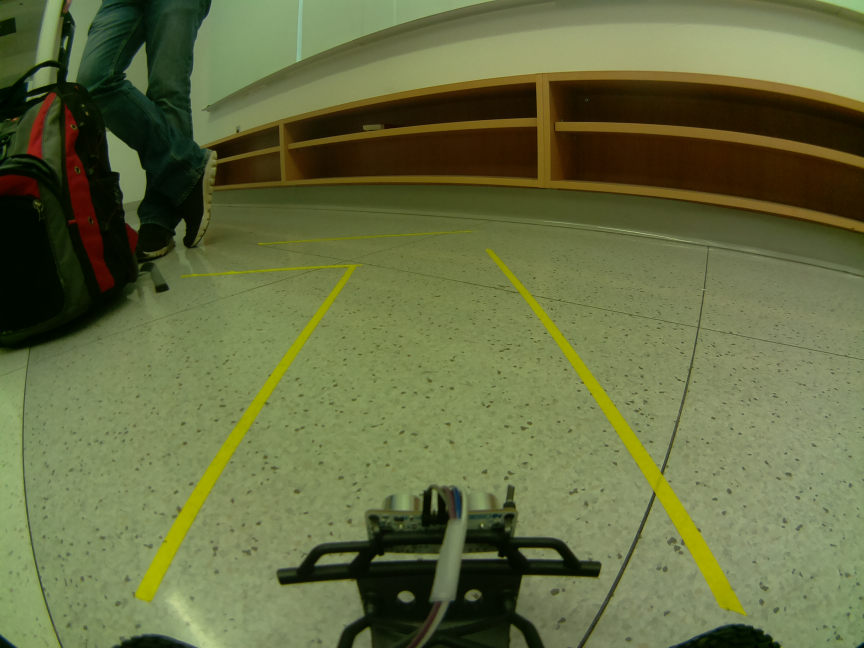
#> input picture edgeDetect/test.jpg, 2592 x 1944 px, given in place of the camera (shown at 1/3 size)
$ python laneDetectCurve.py   (older library calls are emulated)
#> lines starting #> are read from the running program, lines starting #| are printed output that depends on the picture; after the words box and inside, x2 and y2 are one past the last pixel; in counts of white or black regions, pixels touching at a corner belong together
import numpy as np
import pandas as pd
import cv2
import matplotlib.pyplot as plt
import matplotlib.image as mpimg
import pickle
import io
import os
import glob

global frame_count
frame_count=0


def abs_sobel_thresh(img, orient='x', thresh=(0,255)):
    # Convert to grayscale
    gray = cv2.cvtColor(img, cv2.COLOR_BGR2GRAY)
    # Apply x or y gradient with the OpenCV Sobel() function
    # and take the absolute value
    if orient == 'x':
        abs_sobel = np.absolute(cv2.Sobel(gray, cv2.CV_64F, 1, 0))
    if orient == 'y':
        abs_sobel = np.absolute(cv2.Sobel(gray, cv2.CV_64F, 0, 1))
    # Rescale back to 8 bit integer
    scaled_sobel = np.uint8(255*abs_sobel/np.max(abs_sobel))
    # Create a copy and apply the threshold
    binary_output = np.zeros_like(scaled_sobel)
    # Here I'm using inclusive (>=, <=) thresholds, but exclusive is ok too
    binary_output[(scaled_sobel >= thresh[0]) & (scaled_sobel <= thresh[1])] = 1

    # Return the result
    return binary_output


def mag_threshold(img, sobel_kernel=3, thresh=(0, 255)):
    # 1) Convert to grayscale
    gray = cv2.cvtColor(img, cv2.COLOR_BGR2GRAY)
    # 2) Take the gradient in x and y separately
    x = cv2.Sobel(gray, cv2.CV_64F, 1, 0, ksize=sobel_kernel)
    y = cv2.Sobel(gray, cv2.CV_64F, 0, 1, ksize=sobel_kernel)
    # 3) Calculate the xy magnitude
    mag = np.sqrt(x**2 + y**2)
    # 4) Scale to 8-bit (0 - 255) and convert to type = np.uint8
    scale = np.max(mag)/255
    eightbit = (mag/scale).astype(np.uint8)
    # 5) Create a binary mask where mag thresholds are met
    binary_output = np.zeros_like(eightbit)
    binary_output[(eightbit > thresh[0]) & (eightbit < thresh[1])] =1
    return binary_output


def dir_threshold(img, sobel_kernel=3, thresh=(0, np.pi/2)):
    # 1) Convert to grayscale
    gray = cv2.cvtColor(img, cv2.COLOR_BGR2GRAY)
    # 2) Take the gradient in x and y separately
    x = np.absolute(cv2.Sobel(gray, cv2.CV_64F, 1, 0, ksize=sobel_kernel))
    y = np.absolute(cv2.Sobel(gray, cv2.CV_64F, 0, 1, ksize=sobel_kernel))
    # 4) Use np.arctan2(abs_sobely, abs_sobelx) to calculate the direction of the gradient
    direction = np.arctan2(y, x)
    binary_output = np.zeros_like(direction)
    binary_output[(direction > thresh[0]) & (direction < thresh[1])] = 1
    return binary_output

# [11 lines left out: function hls_select, not called in this run]


def red_select(img, thresh=(0, 255)):
    rgb_img = cv2.cvtColor(img, cv2.COLOR_BGR2RGB)
    # Apply a threshold to the R channel
    R = rgb_img[:,:,0]
    # Return a binary image of threshold result
    binary_output = np.zeros_like(R)
    binary_output[(R > thresh[0]) & (R <=thresh[1])] = 1

    return binary_output

def binary_pipeline(img):

    img_copy = cv2.GaussianBlur(img, (3, 3), 0)
    #img_copy = np.copy(img)

    # color channels
    #s_binary = hls_select(img_copy, sthresh=(140, 255), lthresh=(120, 255))
    red_binary = red_select(img_copy, thresh=(0,80))

    # Sobel x
    x_binary = abs_sobel_thresh(img_copy,thresh=(25, 200))
    y_binary = abs_sobel_thresh(img_copy,thresh=(25, 200), orient='y')
    xy = cv2.bitwise_and(x_binary, y_binary)

    #magnitude & direction
    mag_binary = mag_threshold(img_copy, sobel_kernel=3, thresh=(30,100))
    dir_binary = dir_threshold(img_copy, sobel_kernel=3, thresh=(0.8, 1.2))

    # Stack each channel
    gradient = np.zeros_like(red_binary)
    gradient[((x_binary == 1) & (y_binary == 1)) | ((mag_binary == 1) & (dir_binary == 1))] = 1
    final_binary = cv2.bitwise_or(red_binary, gradient)

    return final_binary


def warp_image(img):

    image_size = (img.shape[1], img.shape[0])
    x = img.shape[1]
    y = img.shape[0]

    #the "order" of points in the polygon you are defining does not matter
    #but they need to match the corresponding points in destination_points!
    source_points = np.float32([
    [0, y],
    [0, (2/3)*y],
    [x + (x*0.3), (2/3)*y],
    [x, y]
    ])

    destination_points = np.float32([
    [0, y],
    [0, 0],
    [x, 0],
    [x, y]
    ])

    perspective_transform = cv2.getPerspectiveTransform(source_points, destination_points)
    inverse_perspective_transform = cv2.getPerspectiveTransform( destination_points, source_points)

    warped_img = cv2.warpPerspective(img, perspective_transform, image_size, flags=cv2.INTER_LINEAR)

    #print(source_points)
    #print(destination_points)

    return warped_img, inverse_perspective_transform,source_points


def track_lanes_initialize(binary_warped):

    global window_search

    histogram = np.sum(binary_warped[int(binary_warped.shape[0]/2):,:], axis=0)

    # Create an output image to draw on and  visualize the result
    out_img = np.dstack((binary_warped, binary_warped, binary_warped))*255

    # we need max for each half of the histogram. the example above shows how
    # things could be complicated if didn't split the image in half
    # before taking the top 2 maxes
    midpoint = np.int(histogram.shape[0]/2)
    leftx_base = np.argmax(histogram[:midpoint])
    rightx_base = np.argmax(histogram[midpoint:]) + midpoint

    # Choose the number of sliding windows
    # this will throw an error in the height if it doesn't evenly divide the img height
    nwindows = 9
    # Set height of windows
    window_height = np.int(binary_warped.shape[0]/nwindows)

    # Identify the x and y positions of all nonzero pixels in the image
    nonzero = binary_warped.nonzero()
    nonzeroy = np.array(nonzero[0])
    nonzerox = np.array(nonzero[1])

    # Current positions to be updated for each window
    leftx_current = leftx_base
    rightx_current = rightx_base

    # Set the width of the windows +/- margin
    margin = 100
    # Set minimum number of pixels found to recenter window
    minpix = 50
    # Create empty lists to receive left and right lane pixel indices
    left_lane_inds = []
    right_lane_inds = []


    # Step through the windows one by one
    for window in range(nwindows):
        # Identify window boundaries in x and y (and right and left)
        win_y_low = int(binary_warped.shape[0] - (window+1)*window_height)
        win_y_high = int(binary_warped.shape[0] - window*window_height)
        win_xleft_low = leftx_current - margin
        win_xleft_high = leftx_current + margin
        win_xright_low = rightx_current - margin
        win_xright_high = rightx_current + margin
        # Draw the windows on the visualization image
        cv2.rectangle(out_img,(win_xleft_low,win_y_low),(win_xleft_high,win_y_high),(0,255,0), 3)
        cv2.rectangle(out_img,(win_xright_low,win_y_low),(win_xright_high,win_y_high),(0,255,0), 3)
        # Identify the nonzero pixels in x and y within the window
        good_left_inds = ((nonzeroy >= win_y_low) & (nonzeroy < win_y_high) & (nonzerox >= win_xleft_low) & (nonzerox < win_xleft_high)).nonzero()[0]
        good_right_inds = ((nonzeroy >= win_y_low) & (nonzeroy < win_y_high) & (nonzerox >= win_xright_low) & (nonzerox < win_xright_high)).nonzero()[0]
        # Append these indices to the lists
        left_lane_inds.append(good_left_inds)
        right_lane_inds.append(good_right_inds)
        # If you found > minpix pixels, recenter next window on their mean position
        if len(good_left_inds) > minpix:
            leftx_current = np.int(np.mean(nonzerox[good_left_inds]))
        if len(good_right_inds) > minpix:
            rightx_current = np.int(np.mean(nonzerox[good_right_inds]))


    # Concatenate the arrays of indices
    left_lane_inds = np.concatenate(left_lane_inds)
    right_lane_inds = np.concatenate(right_lane_inds)

    # Extract left and right line pixel positions
    leftx = nonzerox[left_lane_inds]
    lefty = nonzeroy[left_lane_inds]
    rightx = nonzerox[right_lane_inds]
    righty = nonzeroy[right_lane_inds]

    # Fit a second order polynomial to each
    left_fit = np.polyfit(lefty, leftx, 2)
    right_fit = np.polyfit(righty, rightx, 2)

    # Generate x and y values for plotting
    ploty = np.linspace(0, binary_warped.shape[0]-1, binary_warped.shape[0] )
    left_fitx = left_fit[0]*ploty**2 + left_fit[1]*ploty + left_fit[2]
    right_fitx = right_fit[0]*ploty**2 + right_fit[1]*ploty + right_fit[2]

    nonzero = binary_warped.nonzero()
    nonzeroy = np.array(nonzero[0])
    nonzerox = np.array(nonzero[1])
    margin = 100
    left_lane_inds = ((nonzerox > (left_fit[0]*(nonzeroy**2) + left_fit[1]*nonzeroy + left_fit[2] - margin)) & (nonzerox < (left_fit[0]*(nonzeroy**2) + left_fit[1]*nonzeroy + left_fit[2] + margin)))
    right_lane_inds = ((nonzerox > (right_fit[0]*(nonzeroy**2) + right_fit[1]*nonzeroy + right_fit[2] - margin)) & (nonzerox < (right_fit[0]*(nonzeroy**2) + right_fit[1]*nonzeroy + right_fit[2] + margin)))

    # Again, extract left and right line pixel positions
    leftx = nonzerox[left_lane_inds]
    lefty = nonzeroy[left_lane_inds]
    rightx = nonzerox[right_lane_inds]
    righty = nonzeroy[right_lane_inds]
    # Fit a second order polynomial to each
    left_fit = np.polyfit(lefty, leftx, 2)
    right_fit = np.polyfit(righty, rightx, 2)

    return left_fit,right_fit

def track_lanes_update(binary_warped, left_fit,right_fit):

    global window_search
    global frame_count

    # repeat window search to maintain stability
    if frame_count % 10 == 0:
        window_search=True


    nonzero = binary_warped.nonzero()
    nonzeroy = np.array(nonzero[0])
    nonzerox = np.array(nonzero[1])
    margin = 100
    left_lane_inds = ((nonzerox > (left_fit[0]*(nonzeroy**2) + left_fit[1]*nonzeroy + left_fit[2] - margin)) & (nonzerox < (left_fit[0]*(nonzeroy**2) + left_fit[1]*nonzeroy + left_fit[2] + margin)))
    right_lane_inds = ((nonzerox > (right_fit[0]*(nonzeroy**2) + right_fit[1]*nonzeroy + right_fit[2] - margin)) & (nonzerox < (right_fit[0]*(nonzeroy**2) + right_fit[1]*nonzeroy + right_fit[2] + margin)))

    # Again, extract left and right line pixel positions
    leftx = nonzerox[left_lane_inds]
    lefty = nonzeroy[left_lane_inds]
    rightx = nonzerox[right_lane_inds]
    righty = nonzeroy[right_lane_inds]
    # Fit a second order polynomial to each
    left_fit = np.polyfit(lefty, leftx, 2)
    right_fit = np.polyfit(righty, rightx, 2)
    # Generate x and y values for plotting
    ploty = np.linspace(0, binary_warped.shape[0]-1, binary_warped.shape[0] )
    left_fitx = left_fit[0]*ploty**2 + left_fit[1]*ploty + left_fit[2]
    right_fitx = right_fit[0]*ploty**2 + right_fit[1]*ploty + right_fit[2]


    return left_fit,right_fit,leftx,lefty,rightx,righty

def get_val(y,poly_coeff):
    return poly_coeff[0]*y**2+poly_coeff[1]*y+poly_coeff[2]

def lane_fill_poly(binary_warped,inverse,undist,left_fit,right_fit):

    # Generate x and y values
    ploty = np.linspace(0, binary_warped.shape[0]-1, binary_warped.shape[0] )
    left_fitx = get_val(ploty,left_fit)
    right_fitx = get_val(ploty,right_fit)

    # Create an image to draw the lines on
    warp_zero = np.zeros_like(binary_warped).astype(np.uint8)
    color_warp = np.dstack((warp_zero, warp_zero, warp_zero))

    # Recast x and y for cv2.fillPoly()
    pts_left = np.array([np.transpose(np.vstack([left_fitx, ploty]))])
    pts_right = np.array([np.flipud(np.transpose(np.vstack([right_fitx, ploty])))])
    pts = np.hstack((pts_left, pts_right))

    # Draw the lane
    cv2.fillPoly(color_warp, np.int_([pts]), (0,255, 0))

    # Warp using inverse perspective transform
    newwarp = cv2.warpPerspective(color_warp, inverse, (binary_warped.shape[1], binary_warped.shape[0]))
    # overlay
    #newwarp = cv2.cvtColor(newwarp, cv2.COLOR_BGR2RGB)
    result = cv2.addWeighted(undist, 1, newwarp, 0.3, 0)

    return result

def measure_curve(binary_warped,left_fit,right_fit):

    # generate y values
    ploty = np.linspace(0, binary_warped.shape[0]-1, binary_warped.shape[0] )

    # measure radius at the maximum y value, or bottom of the image
    # this is closest to the car
    y_eval = np.max(ploty)

    # coversion rates for pixels to metric
    # THIS RATE CAN CHANGE GIVEN THE RESOLUTION OF THE CAMERA!!!!!
    # BE SURE TO CHANGE THIS IF USING DIFFERENT SIZE IMAGES!!!
    ym_per_pix = 30/720 # meters per pixel in y dimension
    xm_per_pix = 3.7/700 # meters per pixel in x dimension

    # x positions lanes
    leftx = get_val(ploty,left_fit)
    rightx = get_val(ploty,right_fit)

    # fit polynomials in metric
    left_fit_cr = np.polyfit(ploty*ym_per_pix, leftx*xm_per_pix, 2)
    right_fit_cr = np.polyfit(ploty*ym_per_pix, rightx*xm_per_pix, 2)

    # calculate radii in metric from radius of curvature formula
    left_curverad = ((1 + (2*left_fit_cr[0]*y_eval*ym_per_pix + left_fit_cr[1])**2)**1.5) / np.absolute(2*left_fit_cr[0])
    right_curverad = ((1 + (2*right_fit_cr[0]*y_eval*ym_per_pix + right_fit_cr[1])**2)**1.5) / np.absolute(2*right_fit_cr[0])

    # averaged radius of curvature of left and right in real world space
    # should represent approximately the center of the road
    curve_rad = round((left_curverad + right_curverad)/2)

    return curve_rad

def vehicle_offset(img,left_fit,right_fit):

    # THIS RATE CAN CHANGE GIVEN THE RESOLUTION OF THE CAMERA!!!!!
    # BE SURE TO CHANGE THIS IF USING DIFFERENT SIZE IMAGES!!!
    #CM per pixel
    xm_per_pix = 41/1700
    image_center = img.shape[1]/2

    ## find where lines hit the bottom of the image, closest to the car
    left_low = get_val(img.shape[0],left_fit)
    right_low = get_val(img.shape[0],right_fit)

    # pixel coordinate for center of lane
    lane_center = (left_low+right_low)/2.0

    ## vehicle offset
    distance = image_center - lane_center

    ## returns in centimeters
    return (round(distance*xm_per_pix,5))


def main(image):
    #plt.imshow(abs_sobel_thresh(image, thresh=(20,110)),  cmap='gray')
    #plt.imshow(red_select(image, thresh=(0,80)), cmap='gray')
    #plt.imshow(binary_pipeline(image), cmap='gray')
    binary = binary_pipeline(image)
    warp, inverse, src_pts = warp_image(binary)
    print(str(src_pts))
    draw_poly = cv2.polylines(image,np.int32([src_pts]), True, (0,0,255),5)
    # [15 lines of commented-out code are left out]
    left_fit, right_fit = track_lanes_initialize(warp)

    #Start actual process
    left_fit,right_fit,leftx,lefty,rightx,righty = track_lanes_update(warp, left_fit,right_fit)

    colored_lane = lane_fill_poly(warp, inverse, image, left_fit, right_fit)
    #plt.figure()
    #plt.savefig('saved_figures/lane_polygon.png')
    curve_rad = measure_curve(warp,left_fit, right_fit)
    print(str(curve_rad))
    offset = vehicle_offset(colored_lane, left_fit, right_fit)
    print(offset)
    return colored_lane

def vidLoop():
    vidCap = cv2.VideoCapture()
    cv2.startWindowThread()
    cv2.namedWindow('frame', cv2.WINDOW_NORMAL)
    #vidCap.open('http://localhost:8081/')
    while(True):
        vidCap.open('http://localhost:8081')
        ret, frame = vidCap.read()
#> frame is the input picture: shape (1944, 2592, 3); mean B, G, R 66, 109.1, 101.6
        vidCap.release()

        retVal = main(frame)
#> in binary_pipeline, `red_binary = red_select(img_copy, thresh=(0,80))`:
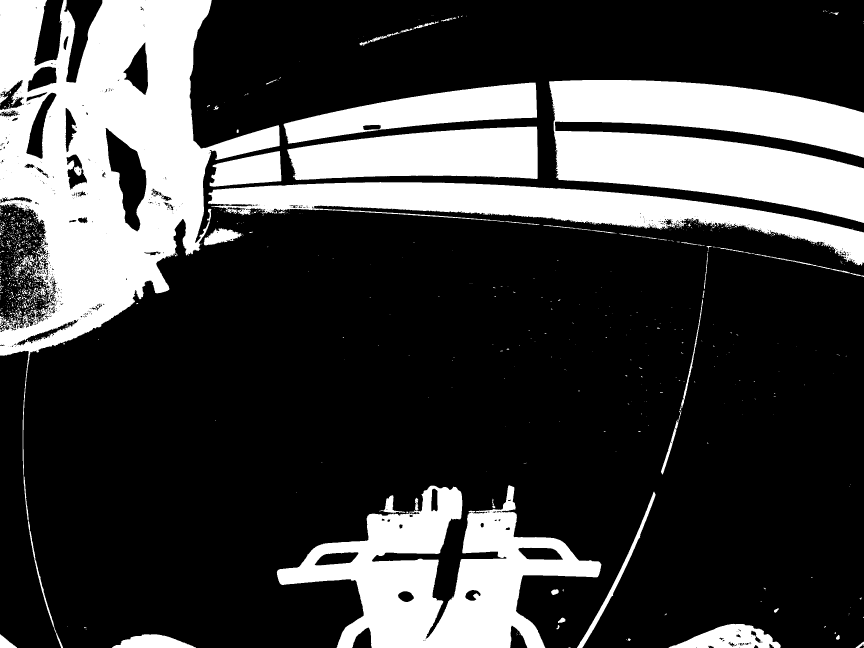
#> red_binary: shape (1944, 2592) (shown at 1/3 size); values 0 (black) and 1 (white), 26.2% white; 1257 white regions (1115 under 20 px), largest, box (x1, y1, x2, y2) and area: (0, 0, 839, 1944) 453657, (1647, 240, 2592, 669) 270485, (830, 1456, 1804, 1944) 217070
#> in abs_sobel_thresh, `gray = cv2.cvtColor(img, cv2.COLOR_BGR2GRAY)`:
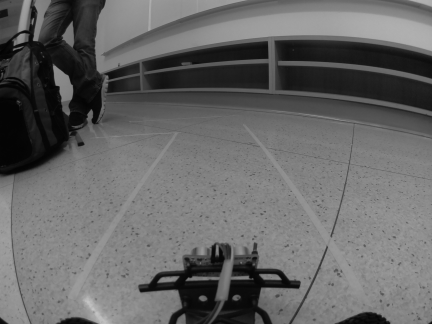
#> gray: shape (1944, 2592) (shown at 1/6 size); min 2, max 200, mean 102
#> in mag_threshold, `y = cv2.Sobel(gray, cv2.CV_64F, 0, 1, ksize=sobel_kernel)`:
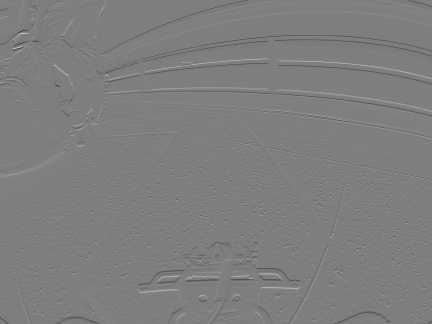
#> y: shape (1944, 2592) float64 (shown at 1/6 size); min -311, max 314, mean -0.1; drawn with min black and max white
#> in mag_threshold, `scale = np.max(mag)/255`: scale = 1.24
#> in binary_pipeline, `mag_binary = mag_threshold(img_copy, sobel_kernel=3, thresh=(30,100))`:
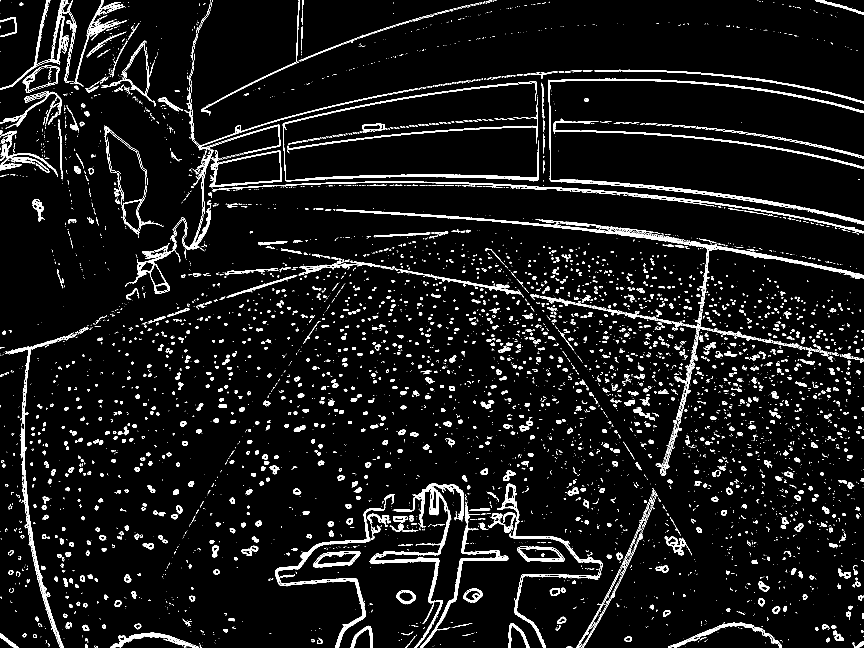
#> mag_binary: shape (1944, 2592) (shown at 1/3 size); values 0 (black) and 1 (white), 5.8% white; 6869 white regions (4975 under 20 px), largest, box (x1, y1, x2, y2) and area: (1644, 236, 2592, 674) 11503, (1008, 628, 2592, 834) 10170, (848, 244, 1615, 544) 7078
#> in dir_threshold, `direction = np.arctan2(y, x)`:
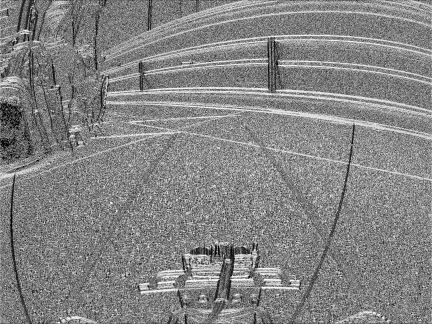
#> direction: shape (1944, 2592) float64 (shown at 1/6 size); min 0, max 1.57, mean 0.817; drawn with min black and max white
#> in binary_pipeline, `dir_binary = dir_threshold(img_copy, sobel_kernel=3, thresh=(0.8, 1.2))`:
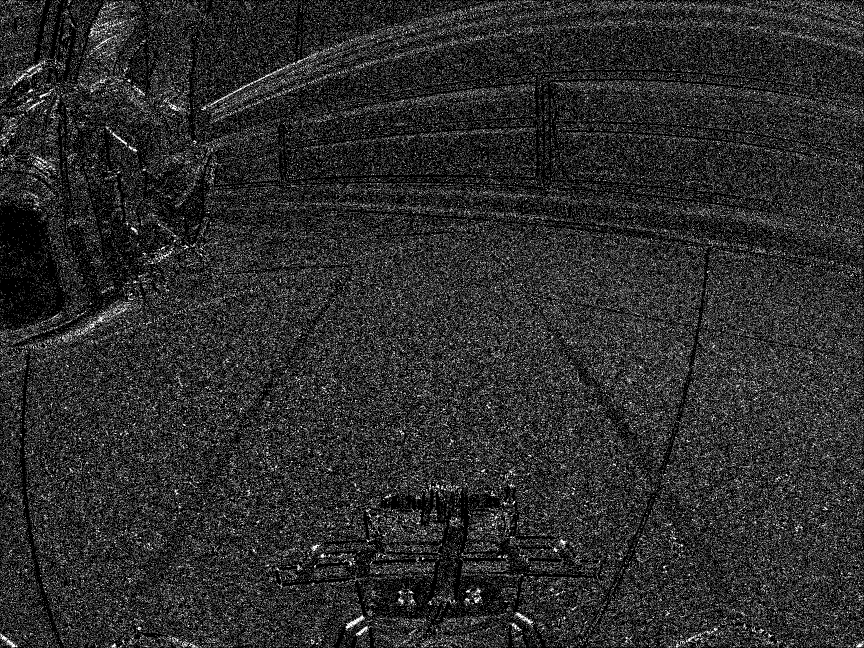
#> dir_binary: shape (1944, 2592) float64 (shown at 1/3 size); values 0 (black) and 1 (white), 17.5% white in thin lines or dots
#> in binary_pipeline, `final_binary = cv2.bitwise_or(red_binary, gradient)`:
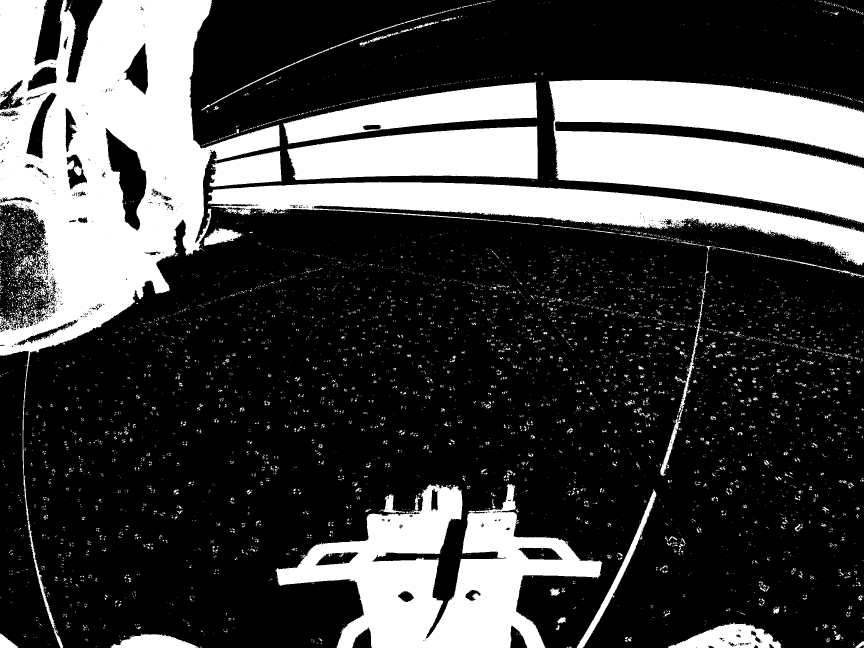
#> final_binary: shape (1944, 2592) (shown at 1/3 size); values 0 (black) and 1 (white), 27.6% white; 9295 white regions (8593 under 20 px), largest, box (x1, y1, x2, y2) and area: (0, 0, 840, 1944) 458549, (1646, 240, 2592, 673) 271575, (826, 1452, 1807, 1944) 220740
#> (the rest of the program and of its run is left out)
